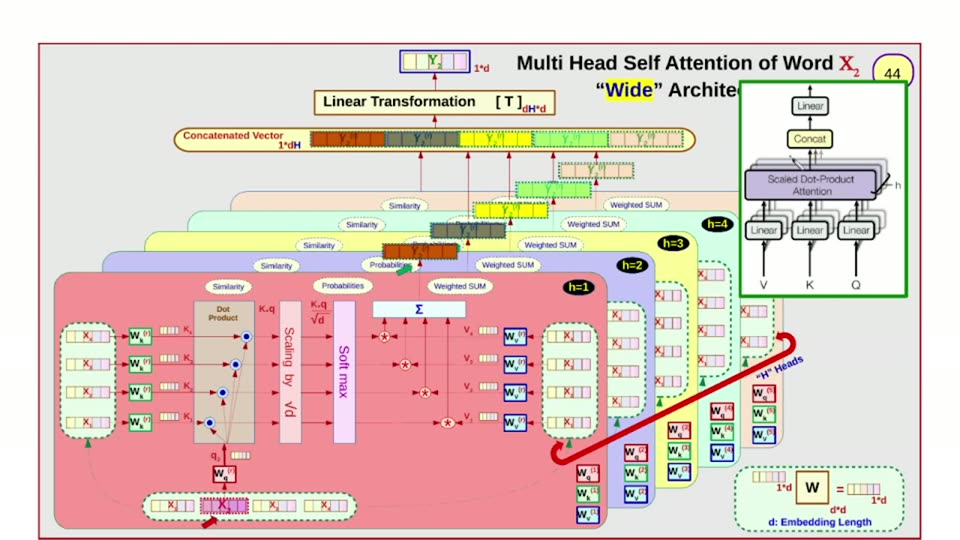
#> input picture videos/deep-learning/001_transformers_part1/unique_slides/slide_044.jpg, 960 x 540 px, found by its file name
$ python measure4_colormap.py
#> lines starting #> are read from the running program, lines starting #| are printed output that depends on the picture; after the words box and inside, x2 and y2 are one past the last pixel; in counts of white or black regions, pixels touching at a corner belong together
#!/usr/bin/env python3
"""Slide 044 — ASCII color map to decode cube/box structure + true-red scans + point colors."""
import numpy as np
from PIL import Image

im = Image.open('/home/ahmed/Projects/ai_llm_slides/videos/deep-learning/002_transformers_part2/unique_slides/slide_044.jpg').convert('RGB')
#> im is the input picture: PIL image 960x540 RGB; mean R, G, B 224.2, 206, 199
a = np.asarray(im).astype(int)
H, W, _ = a.shape
#> H = 540; W = 960
r, g, b = a[:, :, 0], a[:, :, 1], a[:, :, 2]
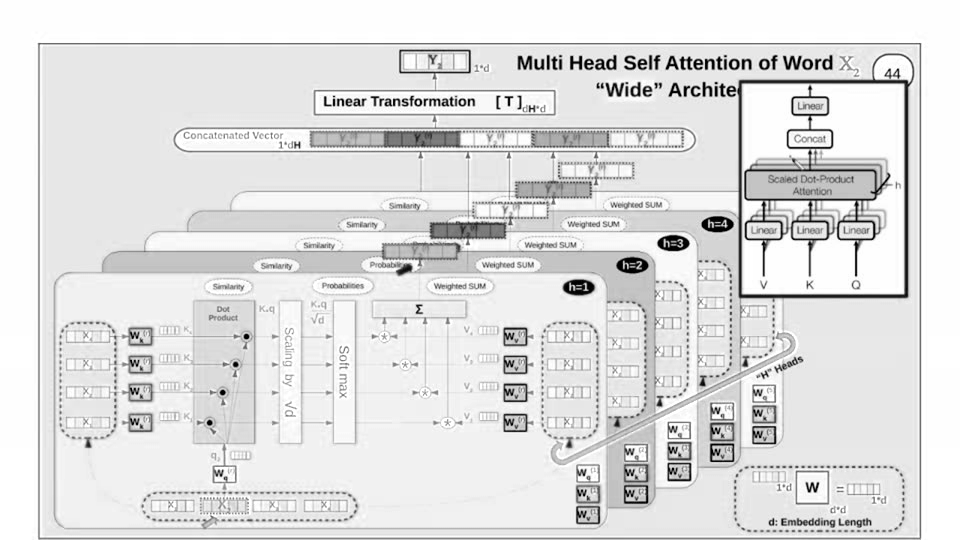
#> r: shape (540, 960) int64; min 0, max 255, mean 224.2
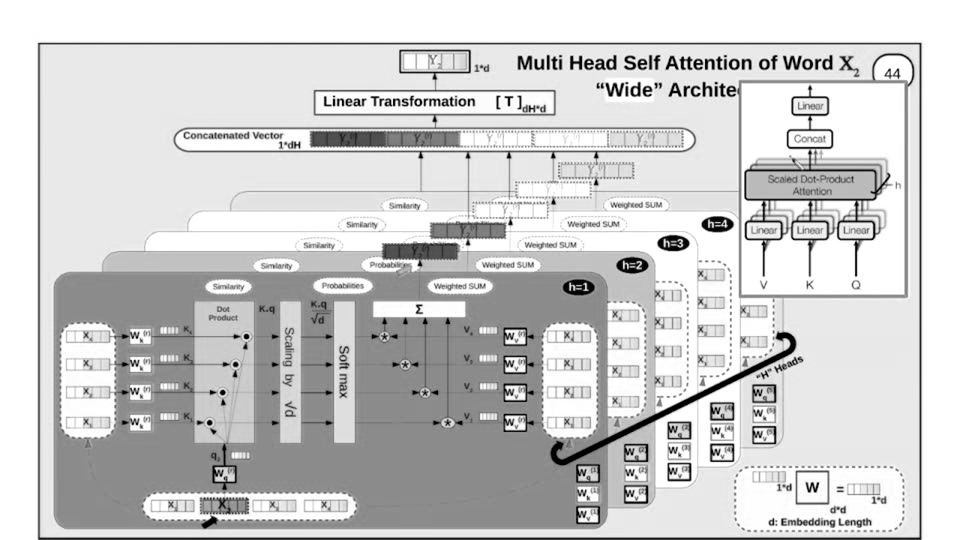
#> g: shape (540, 960) int64; min 0, max 255, mean 206
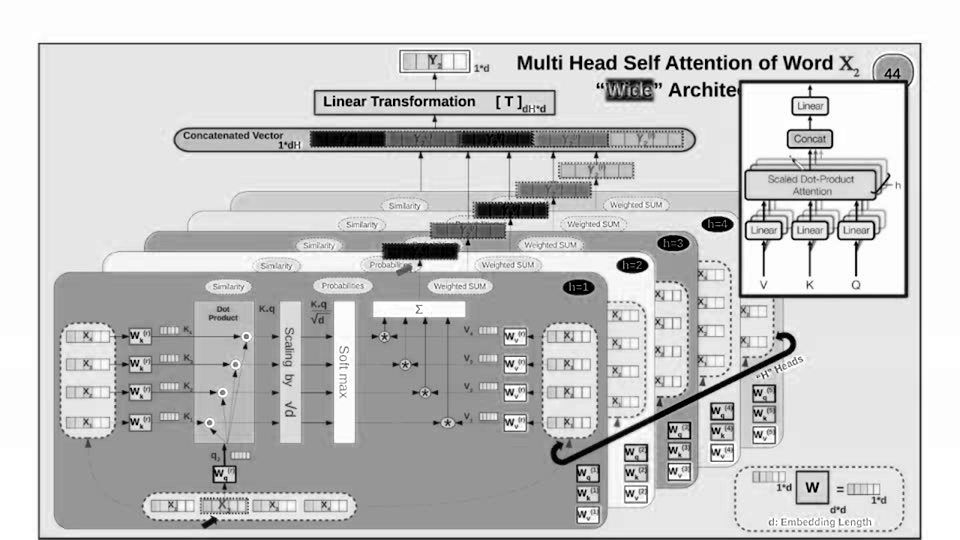
#> b: shape (540, 960) int64; min 0, max 255, mean 199

def classify(rr, gg, bb):
    lum = 0.299*rr + 0.587*gg + 0.114*bb
    if lum < 55: return '#'          # black fill
    if lum < 120: return 'k'         # dark ink
    if rr > 150 and gg < 80 and bb < 80: return 'R'   # true red CC0000
    if rr > 150 and gg < 150 and bb > 140: return 'M' # magenta CC44CC
    if rr > 200 and gg > 80 and gg < 190 and bb < 110 and rr-gg > 60: return 'S'  # salmon F07060
    if rr > 200 and gg >= 190 and bb < 120: return 'Y' # yellow
    if gg > 130 and gg-rr > 40 and gg-bb > 40: return 'G' # green
    if rr > 180 and gg > 100 and gg < 190 and bb < 90: return 'O' # orange E08030
    if bb > 110 and bb-rr > 20 and bb-gg > 20 and rr < 130: return 'N'  # navy/blue
    if abs(rr-gg) < 30 and abs(gg-bb) < 30 and lum > 120: return '.'   # light gray/white
    return '?'

def amap(x0, y0, x1, y1, step, label):
#> called with x0 = 30, y0 = 60, x1 = 330, y1 = 480, step = 6, label = 'LEFT CUBE + arrows + channels'
    print(f'--- {label} ({x0},{y0})..({x1},{y1}) step {step} (col x10 = {x0+10*step}) ---')
    hdr = '     ' + ''.join(str(((x0+i*step)//10) % 10) for i in range(0, (x1-x0)//step + 1))
    print(hdr)
    for y in range(y0, y1, step):
        row = ''.join(classify(*a[y, x]) for x in range(x0, x1, step))
        print(f'{y:4d} {row}')
#> this loop made 70 passes
#> (printed output is left out)

amap(30, 60, 330, 480, 6, 'LEFT CUBE + arrows + channels')
amap(250, 60, 500, 360, 6, 'GN CUBE')
#> the loop in amap (call 2), `for y in range(y0, y1, step):` made 50 passes
#> (printed output is left out)
amap(430, 80, 680, 380, 6, 'INSTANCE CUBE')
amap(620, 60, 960, 520, 6, 'RIGHT TENSOR + rect + arrows + oval')
amap(250, 355, 930, 515, 6, 'BOTTOM BOXES + oval')

print('== TRUE red mask (r>150,g<80,b<80) scans ==')
tr = (r > 150) & (g < 80) & (b < 80)
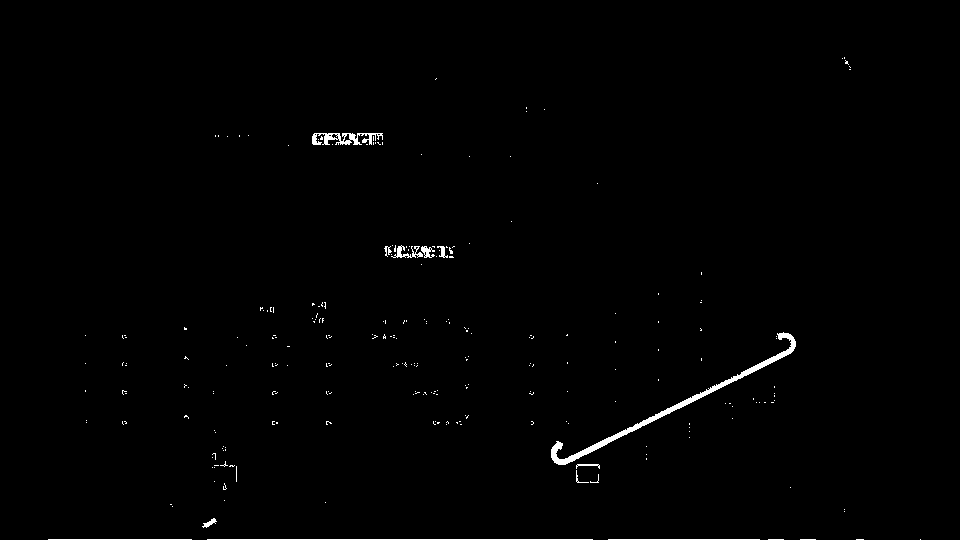
#> tr: shape (540, 960) bool; 0.77% white; 252 white regions (240 under 20 px), largest, box (x1, y1, x2, y2) and area: (551, 332, 796, 465) 1637, (312, 133, 383, 145) 464, (207, 539, 593, 540) 386
def runs_of(profile, thr, minlen=2):
#> called with profile = array of shape (540,), thr = 8, minlen = 1
    out, inrun = [], False
    for i, v in enumerate(profile):
        if v > thr and not inrun: s0 = i; inrun = True
        elif v <= thr and inrun:
            if i - s0 >= minlen: out.append((s0, i - 1))
            inrun = False
#> this loop made 540 passes
#> v on passes 1 to 3: 0, 0, 0
    if inrun: out.append((s0, len(profile) - 1))
    return out
print('true-red row runs x60..930:', runs_of(tr[:, 60:930].sum(axis=1), 8, 1))
print('true-red col runs y95..365 (x630..930):', runs_of(tr[95:365, 630:930].sum(axis=0), 30, 1))
#> the loop in runs_of (call 2), `for i, v in enumerate(profile):` made 300 passes
print('true-red col runs y360..460 (x30..330):', runs_of(tr[360:460, 30:330].sum(axis=0), 3, 1))
print('true-red row runs y360..460 (x30..330):', runs_of(tr[360:460, 30:330].sum(axis=1), 3, 1))

print('== point colors ==')
pts = {
 'title_ink(300,65)': (300, 65), 'header(100,120)': (100, 120),
 'leftfront(100,300)': (100, 300), 'lefttop_band(150,170)': (150, 170),
 'gnfront(300,250)': (300, 250), 'gnright(370,250)': (370, 250),
 'instfront(500,280)': (500, 280), 'instcol(565,280)': (565, 280),
 'rtfront(750,250)': (750, 250), 'oval(800,470)': (800, 470), 'oval2(790,480)': (790, 480),
 'layerbox_bg(300,490)': (300, 490), 'instbox_bg(600,430)': (600, 430),
 'groupbox_bg(350,435)': (350, 435), 'panel_top(500,50)': (500, 50),
 'rect_border(880,200)': (880, 200), 'inside_rect(670,200)': (670, 200),
}
for k, (x, y) in pts.items():
    print(f'{k}: {tuple(a[y, x])}')
#> this loop made 17 passes
#> (x, y) on passes 1 to 12: (300, 65), (100, 120), (100, 300), (150, 170), (300, 250), (370, 250), (500, 280), (565, 280), (750, 250), (800, 470), (790, 480), (300, 490)

$ run again, with videos/deep-learning/001_transformers_part1/unique_slides/slide_005.jpg copied over videos/deep-learning/001_transformers_part1/unique_slides/slide_044.jpg
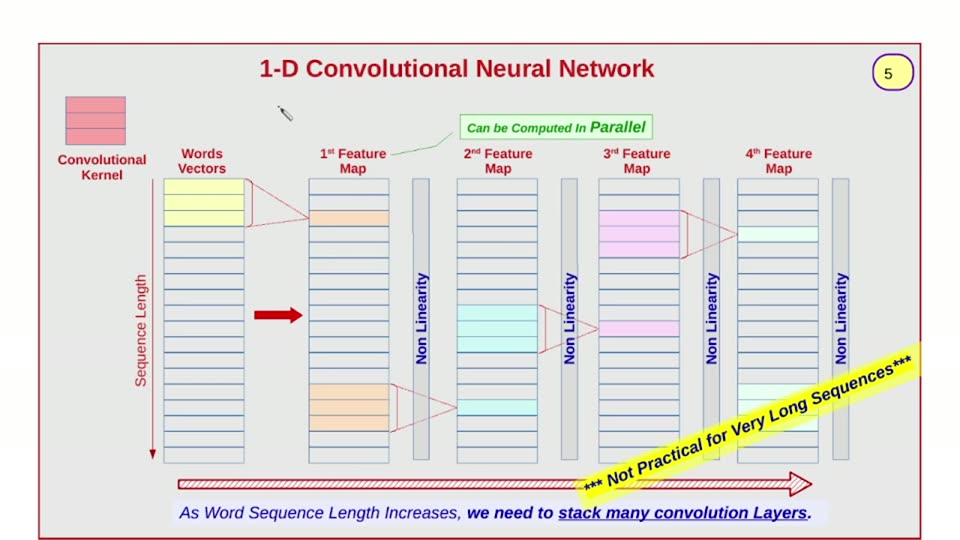
#> input picture videos/deep-learning/001_transformers_part1/unique_slides/slide_005.jpg, 960 x 540 px, found by its file name
#> im is the input picture: PIL image 960x540 RGB; mean R, G, B 227.2, 225, 222.2
#> `r, g, b = a[:, :, 0], a[:, :, 1], a[:, :, 2]`:
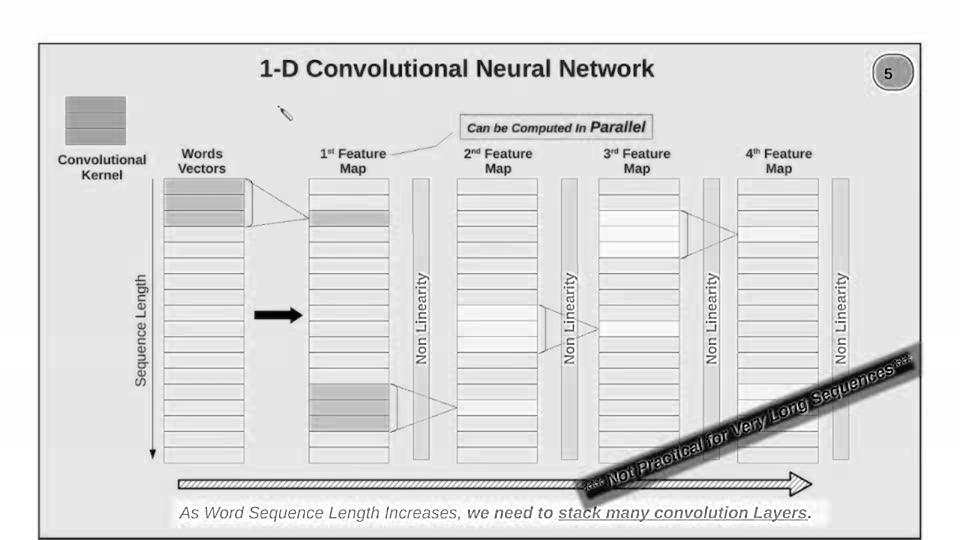
#> b: shape (540, 960) int64; min 0, max 255, mean 222.2
#> the loop in amap, `for y in range(y0, y1, step):` made 70 passes
#> (printed output is left out)
#> the loop in amap (call 2), `for y in range(y0, y1, step):` made 50 passes
#> (printed output is left out)
#> `tr = (r > 150) & (g < 80) & (b < 80)`:
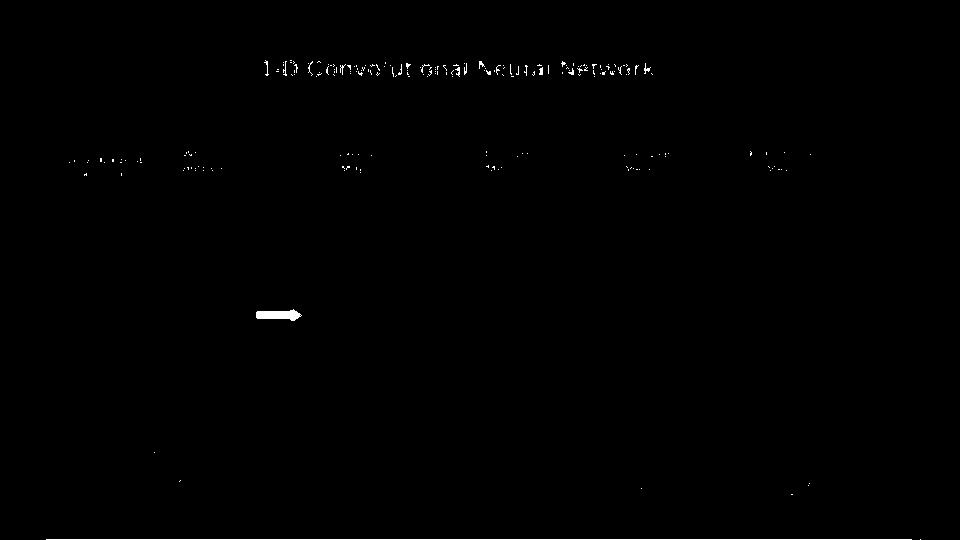
#> tr: shape (540, 960) bool; 0.42% white in thin lines or dots, all inside (x1, y1, x2, y2) = (46, 60, 921, 540)
#> the loop in runs_of (call 2), `for i, v in enumerate(profile):` made 300 passes
#> v on passes 1 to 3: 1, 1, 0
#> the loop `for k, (x, y) in pts.items():` made 17 passes
#> (x, y) on passes 1 to 8: (300, 65), (100, 120), (100, 300), (150, 170), (300, 250), (370, 250), (500, 280), (565, 280)

$ run again, with videos/deep-learning/001_transformers_part1/unique_slides/slide_007.jpg copied over videos/deep-learning/001_transformers_part1/unique_slides/slide_044.jpg
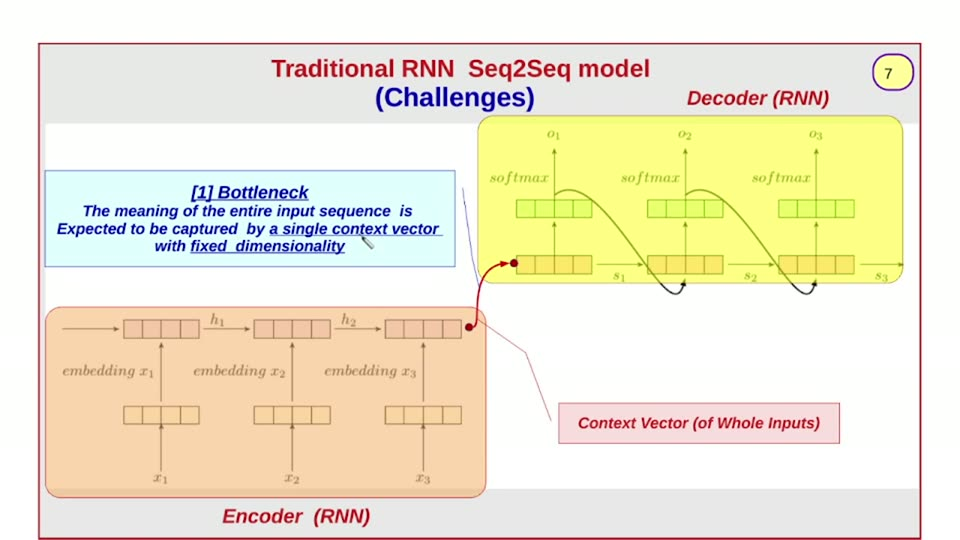
#> input picture videos/deep-learning/001_transformers_part1/unique_slides/slide_007.jpg, 960 x 540 px, found by its file name
#> im is the input picture: PIL image 960x540 RGB; mean R, G, B 239.3, 232.5, 210
#> `r, g, b = a[:, :, 0], a[:, :, 1], a[:, :, 2]`:
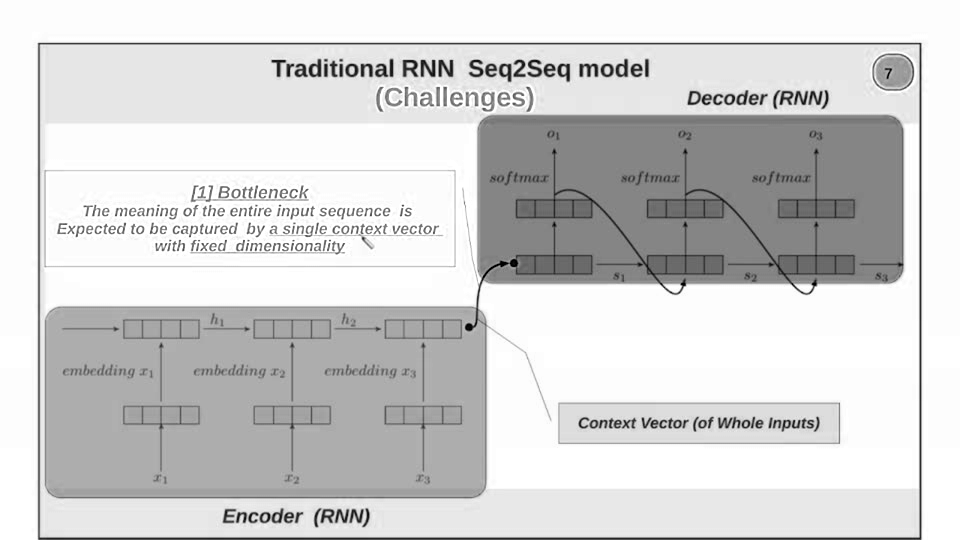
#> b: shape (540, 960) int64; min 0, max 255, mean 210
#> the loop in amap, `for y in range(y0, y1, step):` made 70 passes
#> (printed output is left out)
#> the loop in amap (call 2), `for y in range(y0, y1, step):` made 50 passes
#> (printed output is left out)
#> `tr = (r > 150) & (g < 80) & (b < 80)`:
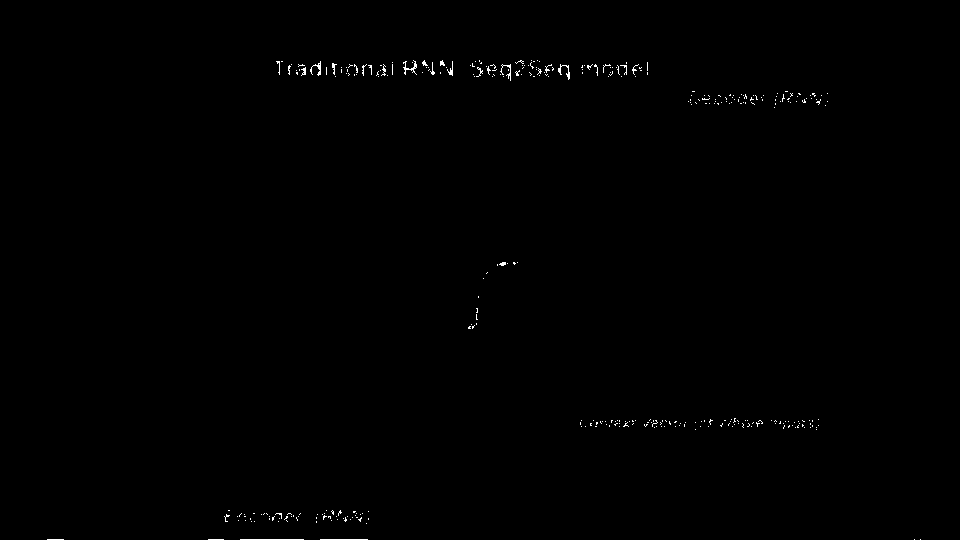
#> tr: shape (540, 960) bool; 0.32% white in thin lines or dots, all inside (x1, y1, x2, y2) = (47, 60, 921, 540)
#> the loop in runs_of (call 2), `for i, v in enumerate(profile):` made 300 passes
#> v on passes 1 to 3: 0, 0, 0
#> the loop `for k, (x, y) in pts.items():` made 17 passes
#> (x, y) on passes 1 to 8: (300, 65), (100, 120), (100, 300), (150, 170), (300, 250), (370, 250), (500, 280), (565, 280)
